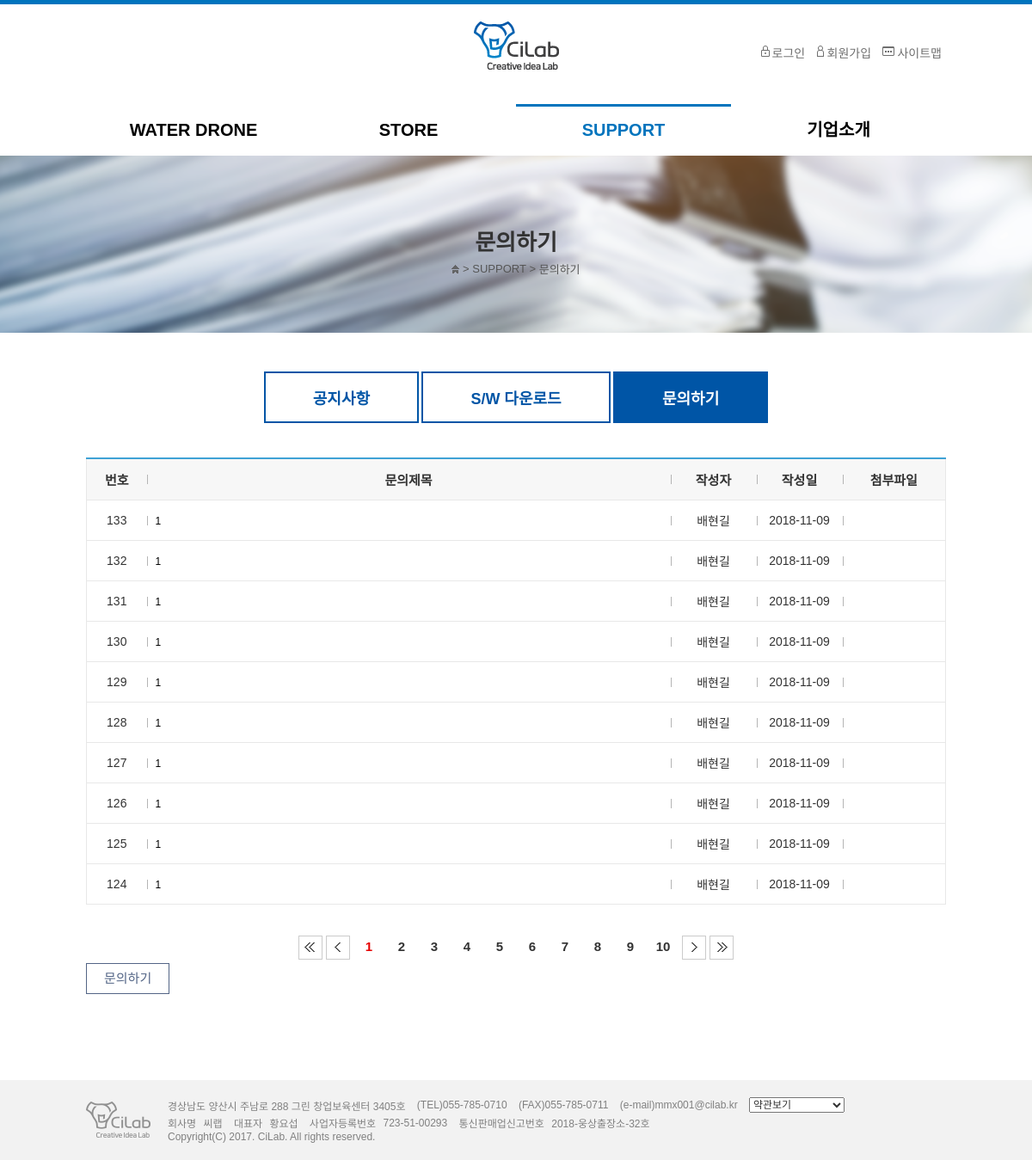
/menu/list.php?type=4, run on an earlier commit of the app's database.
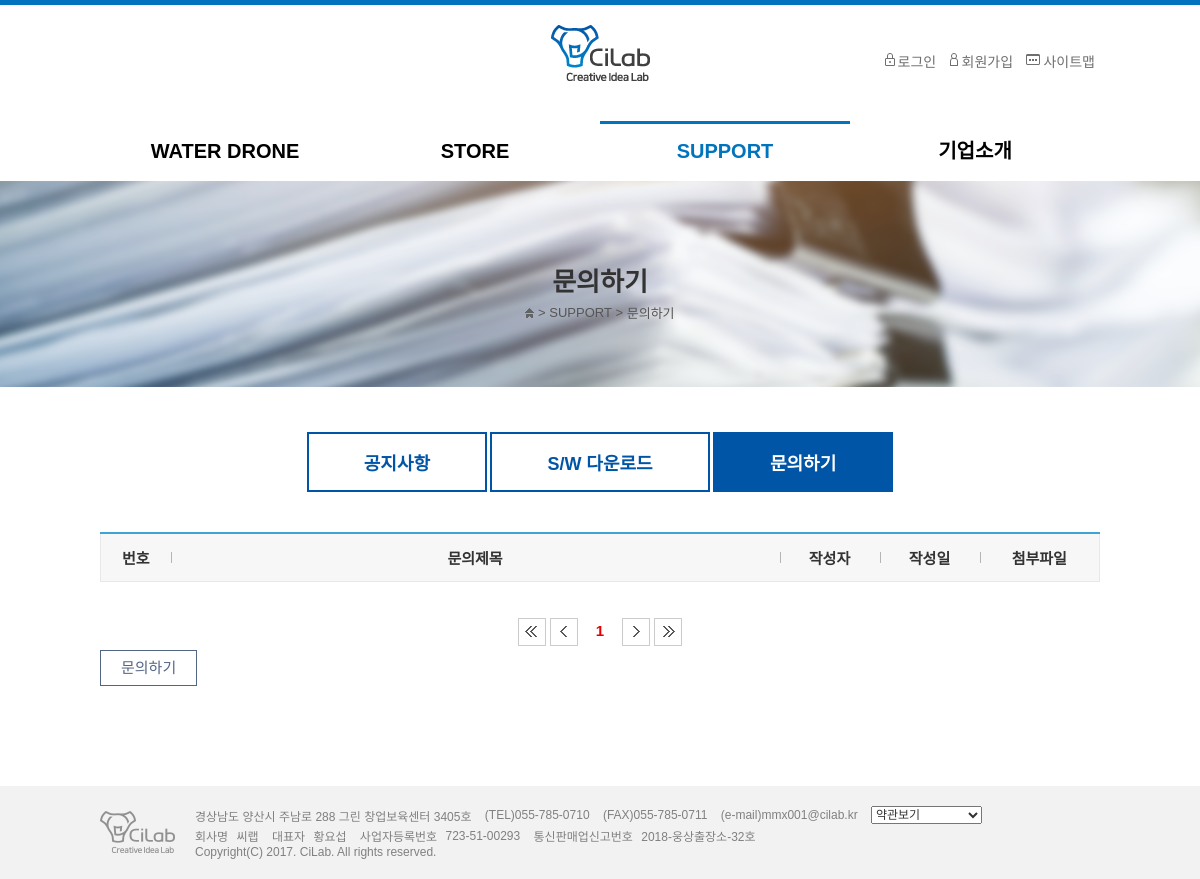
And on a later commit of the database.
### tables this page shows
CREATE TABLE `tb_qna` (
  `pk_no` int(11) NOT NULL,
  `fd_title` varchar(50) DEFAULT NULL,
  `fd_content` varchar(200) DEFAULT NULL,
  `fd_file` varchar(50) DEFAULT NULL,
  `fd_new_file` varchar(50) DEFAULT NULL,
  `fd_pw` varchar(50) DEFAULT NULL,
  `fd_name` varchar(200) DEFAULT NULL,
  `fd_date` date DEFAULT NULL,
  `fd_hp` varchar(50) DEFAULT NULL,
  `fd_mail` varchar(50) DEFAULT NULL,
  `fd_reply` varchar(200) DEFAULT NULL
);

### menu/list.php (the view, shortened to what this page needs)
<?php
	include '../header.php';
	include_once('../common.php');
	$type= $_GET['type'] ?? 1;
	$page = $_GET['page'] ?? 1;
	if($type==1) $head = "공지사항";
	elseif($type==2) $head = "S/W다운로드";
	elseif($type==4) $head = "문의하기";
	$query_string = $_SERVER['QUERY_STRING'];
    $query_arr = explode('&', $query_string);
    $query_string ="";
    foreach ($query_arr as $query) {
        $query_sp = explode('=', $query);
        if($query_sp[0]!='page'){
            $query_string .= $query."&";
        }
    }
?>
<section class="container">
	<div class="visual support">
		<p class="subTitle"><?=$head?></p>
		<div class="location">
			<img src="../images/common/icon_home.png" alt="Home">
			<span>&gt;</span>
			<span>SUPPORT</span>
			<span>&gt;</span>
			<span><?=$head?></span>
		</div>
	</div>
	<div class="contents">
		<div class="tabletInner">
			<div class="btnTab">
				<a href="./list.php?type=1" class='<?php if($type==1) echo "on"?>' >공지사항</a>
                <a href="./list.php?type=2" class="<?php if($type==2) echo "on"?>">S/W 다운로드</a>
				<a href="./list.php?type=4" class="<?php if($type==4) echo "on"?>">문의하기</a>
			</div>
			<table class="tblType01 listView">
				<colgroup>
				<col style="width:70px;" class="mhide">
					<col>
				<?php
						if($type==1||$type==2){
				?>
					<col class="listDate">
					<col class="listCount">
				<?php
						}else if($type==4){
				?>
					<col class="listWriter">
					<col class="listDate">
					<col class="listFile">
				<?php
						}
				?>
				</colgroup>
				<thead>
					<tr>
						<th scope="col" class="mhide">번호</th>
						<?php
							if($type==1) {
                                echo '<th scope="col">제목</th>
                                <th scope="col">날짜</th>
                                <th scope="col">조회수</th>';
							}elseif($type==2) {
							    echo '<th scope="col">S/W명</th>
                                <th scope="col">버전</th>
                                <th scope="col">다운로드</th>';
							}else if($type==4){
								echo '<th scope="col">문의제목</th>
								<th scope="col">작성자</th>
								<th scope="col">작성일</th>
								<th scope="col">첨부파일</th>';
							}
						?>
					</tr>
				</thead>
				<tbody>
					<?php
						$result = while_get_board_list($page,null,$type);
						while ($r = mysqli_fetch_array($result)) {
					?>
					<tr>
						<td class="mhide"><?=$r['row']?></td>
						<?php
							if($type==1){
								echo '<td class="title"><a href="detail.php?type='.$type.'&no='.$r["pk_no"].'">'.$r["fd_title"].'</a></td>';
								echo "<td>".$r['fd_date']."</td>";
								echo "<td>".$r['fd_count']."</td>";
							}else if($type==4){
								echo '<td class="title"><a href="qna_chk_pw.php?no='.$r["pk_no"].'">'.$r["fd_title"].'</a></td>';
								echo "<td>".$r['fd_name']."</td>";
								echo "<td>".$r['fd_date']."</td>";
								if($r['fd_new_file']!=""){
									echo "<td><a href='./zip_down.php?zip=".$r["fd_title"]."&new_file=".$r['fd_new_file']."&file=".$r['fd_file']."'><img src='/images/icon/icon_file.png' class='save_img'></a></td>";
								}else{
								    echo "<td></td>";
								}
							}
						?>
					</tr>
					<?php
						}
					?>
				</tbody>
			</table>
			<div id="paging" class="page_nav">
				<a href="?<?=$query_string?>page=1">
					<img src="/images/icon/btn_first.png" alt="pre" id="first_img" class="page_nav_btn">
				</a>
				<a href="?<?=$query_string?>page=<?php if($page>1){ echo $page-1;}else{ echo '1';} ?>">
					<img src="/images/icon/btn_prev.png" alt="pre" id="prev_img" class="page_nav_btn" >
				</a>
				<?php
					$total_count = board_count($type, null);
					$page_info = make_page($page,$total_count,$query_string,10);
				?>
				<a href="?<?=$query_string?>page=<?php if($page<$page_info[0]){ echo $page+1;}else{ echo $page_info[1];} ?>">
					<img src="/images/icon/btn_next.png" alt="pre" id="next_img" class="page_nav_btn">
				</a>
				<a href="?<?=$query_string?>page=<?=$page_info[0]?>">
					<img src="/images/icon/btn_last.png" alt="pre" id="last_img" class="page_nav_btn">
				</a>
			</div>
			<div>
				<?php if($type==4) echo '<a href="qna.php" class="btn type07">문의하기</a>';?>
			</div>
		</div>
	</div>
</section>
<?php
	include '../footer.php'
?>

### header.php (shortened to what this page needs)
<?php
	include_once('common.php');
?>
<!DOCTYPE html>
<html lang="ko">
<head>
	<link rel="stylesheet" type="text/css" href="../css/default.css">
	<link rel="stylesheet" type="text/css" href="../css/common.css">
	<link rel="stylesheet" type="text/css" href="../css/style.css">
	<link rel="stylesheet" type="text/css" href="../css/mobile_menu_styles.css">
	<link rel="stylesheet" media="screen and (max-width:999px)" type="text/css" href="../css/tablet.css">
	<link rel="stylesheet" media="screen and (max-width:480px)" type="text/css" href="../css/mobile.css">
</head>
<body>
	<header>
		<h1><a href="/index.php">CiLab - Creative Idea Lab</a></h1>
		<div class="gnb">
			<div class="gnbInner">
				<?php
					if(!isset($_SESSION['user_id'])){
				?>
				<a href="../member/login.php" class="gnb_login">로그인</a>
				<a href="../register/agree.php" class="gnb_join">회원가입</a>
				<?php
					}
				?>
				<a href="../sub/sitemap.php" class="gnb_sitemap">사이트맵</a>
			</div>
		</div>
		<div id="cssmenu">
			<ul>
				<li><a href="../menu/introWD.php">Water Drone</a></li>
				<li><a href="../menu/store.php?type=5">STORE</a></li>
				<li><a href="../menu/list.php?type=1">SUPPORT</a></li>
				<li><a href="../menu/introCilab.php">기업소개</a></li>
			</ul>
		</div>
	</header>

### common.php (shortened to what this page needs)
<?php
	include_once('config/db_config.php');
	$mysqli = new mysqli($host, $user, $pw, $dbName);
    function make_page($page,$total_count,$query_string,$count){
    	if($page%$count==1)
			$start_num = $page;
		else
			$start_num = (ceil($page/$count)-1)*$count+1;
		$total_count = $total_count[0];
		if($total_count == 0 ) $total_count = 1;
		$page_size = $count+$start_num-1;
		$total_page = ceil($total_count/$count);
		if($page_size>$total_page){
			$for_end = $total_page;
		}else{
			$for_end = $page_size;
		};
		for($i=$start_num; $i<=$for_end;$i++){
			if ($page ==$i){
				echo "<a class = 'page_num on'>".$i."</a>";
			}else{
				echo "<a href='?".$query_string."page=".$i."' class = 'page_nav_btn page_num'>".$i."</a>";
			}
		}
		return [$total_page,$for_end];
    }
	function query_send($query){
		global $mysqli;
		return mysqli_query($mysqli, $query);
	}
	function while_get_board_list($start_num,$search,$type){
		$table = table_name($type);
		$start_num = ($start_num-1)*10;
		$query = 'select @ROWNUM := @ROWNUM + 1 AS row, n.* from '.$table.' n, (SELECT @ROWNUM := 0) R where fd_title like "%'.$search.'%" order by row desc limit '.$start_num.', 10';
		$result = query_send($query);
		return $result;
	}
	function board_count($type, $search){
		$table = table_name($type);
		$query = "select count(*) from ".$table." where fd_title like '%".$search."%' ";
		$result = query_send($query);
		$count = mysqli_fetch_array($result);
		return $count;
	}
	function table_name($type){
		if($type==1) $table="tb_notice";
		elseif ($type==2) $table ="tb_sw";
		elseif ($type==3) $table ="tb_contents";
		elseif ($type==4) $table ="tb_qna";
		return $table;
	}
?>

### footer.php (shortened to what this page needs)
	<footer>
		<div class="footerInner">
			<div class="logo_footer"><img src="/images/common/logo_footer.png" alt="CiLab"></div>
			<div class="text_footer">
				<div class="footerFloor1">
					<address>경상남도 양산시 주남로 288 그린 창업보육센터 3405호</address>
					<p class="tel">(TEL)055-785-0710</p>
					<p class="fax">(FAX)055-785-0711</p>
					<p class="email">(e-mail)mmx001@cilab.kr</p>
					<select id="terms_sel">
						<option value="0" hidden>약관보기</option>
					</select>
				</div>
				<div>
					<span class="f_name">회사명</span>
					<span class="f_char">씨랩</span>
					<span class="f_name">대표자</span>
					<span class="f_char">황요섭</span>
					<span class="f_name">사업자등록번호</span>
					<span class="f_char">723-51-00293</span>
					<span class="f_name">통신판매업신고번호</span>
					<span class="f_char">2018-웅상출장소-32호</span>
				</div>
				<div class="footerFloor2">
					<p class="copyright">Copyright(C) 2017. CiLab. All rights reserved.
					</p>
				</div>
			</div>
			<div class="clear"></div>
		</div>
	</footer>
</body>
</html>

### css/default.css (style rules this page uses)
html { overflow-y:scroll }
body { margin:0;padding:0;font-size:0.75em }
html, h1, h2, h3, h4, h5, h6, form, fieldset, img { margin:0;padding:0;border:0 !important }
h1, h2, h3, h4, h5, h6 { font-size:1em }
article, aside, details, figcaption, figure, footer, header, hgroup, menu, nav, section { display:block }
label, input, button, select, img { vertical-align:middle }
textarea, select { font-size:1em }
select { margin:0 }
p { margin:0;padding:0;word-break:break-all }
a:link, a:visited { color:#000;text-decoration:none }

### css/common.css (style rules this page uses)
* { margin:0; padding:0; font-family: 'Noto Sans KR', sans-serif; list-style:none; vertical-align:middle; }
h1, h2, h3, h4, h5, h6 { font-size:14px; color:#333; }
a, div, p, td, th, select,option { font-size:12px; color:#333; }
article, aside, hgroup, header, footer, figure, figcaption, nav, section, time, mark, canvas, video, audio, details, summary { display:block; }
table { border-collapse:collapse; width:100%; }
img { vertical-align:middle; }
img, button { border:0px; }
a { text-decoration:none; }
.clear:after { content:""; display:block; clear:both; }

### css/mobile_menu_styles.css (style rules this page uses)
#cssmenu, #cssmenu ul, #cssmenu ul li, #cssmenu ul li a, #cssmenu #menu-button { margin: 0; padding: 0; border: 0; list-style: none; line-height: 1; display: block; position: relative; -webkit-box-sizing: border-box; -moz-box-sizing: border-box; box-sizing: border-box; }
#cssmenu:after, #cssmenu>ul:after { content: "."; display: block; clear: both; visibility: hidden; line-height: 0; height: 0; }
#cssmenu { width: auto; font-family: 'Open Sans', sans-serif; line-height: 1; background: #ffffff; }
#cssmenu>ul>li { float: left; width:25%; }
#cssmenu>ul>li>a { padding: 20px; font-size: 20px; font-weight:bold; text-decoration: none; text-transform: uppercase; color: #000000; -webkit-transition: color .2s ease; -moz-transition: color .2s ease; -ms-transition: color .2s ease; -o-transition: color .2s ease; transition: color .2s ease; }
#cssmenu>ul>li:hover>a, #cssmenu>ul>li.active>a { color: #0074bd; }

### css/tablet.css (style rules this page uses)
.gnb { position: static; top:0px; width:100%; }
.gnbInner { padding-right:10px; }
.contents { width:100%; }
.footerInner { width:100%; }
.logo_footer { float: none; text-align: center; padding-bottom: 10px; }
.text_footer { float: none; }
.footerFloor1 { text-align: right; }
.footerFloor1 > p, .footerFloor1 > address { display:block; padding: 2px 0; box-sizing: border-box; width: 100%; text-align: center; }
.footerFloor1 > select { margin-top: 5px; margin-right: 10px; padding: 2px 0; }
.footerFloor2 { padding: 2px 0; text-align: center; }
.btnTab { padding:0 0 35px 0; }
.btnTab > a { display: block; margin: 0px 10px 5px 10px; padding:10px 25px; font-size:14px; }
#cssmenu { margin:auto !important; width:auto !important; }
.tabletInner { padding:0 10px; }
.tblType01 { width:100%; }

### css/mobile.css (style rules this page uses)
.mhide { display:none !important }
.visual .subTitle { padding-top:60px; }
.visual { height:176px; }
.tblType01 { width:100%; }
.tblType01, .tblType02 { box-sizing:border-box; }
html { overflow-y:scroll }
body { margin:0;padding:0;font-size:0.75em }
html, h1, h2, h3, h4, h5, h6, form, fieldset, img { margin:0;padding:0;border:0 }
h1, h2, h3, h4, h5, h6 { font-size:1em }
article, aside, details, figcaption, figure, footer, header, hgroup, menu, nav, section { display:block }
label, input, button, select, img { vertical-align:middle }
textarea, select { font-size:1em;font-family:dotum }
select { margin:0 }
p { margin:0;padding:0;word-break:break-all }
a:link, a:visited { color:#000;text-decoration:none }
.listDate, .listWriter { width:60px; }
.listCount, .listFile { width:70px; }
#paging a { width: auto; }
.tblType01.listView .title { background-image:none !important }

What changed in the data, as far as the page shows it:
removed tb_qna: row "133", fd_title "1", fd_name "배현길", fd_date "2018-11-09"
removed tb_qna: row "132", fd_title "1", fd_name "배현길", fd_date "2018-11-09"
removed tb_qna: row "131", fd_title "1", fd_name "배현길", fd_date "2018-11-09"
removed tb_qna: row "130", fd_title "1", fd_name "배현길", fd_date "2018-11-09"
removed tb_qna: row "129", fd_title "1", fd_name "배현길", fd_date "2018-11-09"
removed tb_qna: row "128", fd_title "1", fd_name "배현길", fd_date "2018-11-09"
removed tb_qna: row "127", fd_title "1", fd_name "배현길", fd_date "2018-11-09"
removed tb_qna: row "126", fd_title "1", fd_name "배현길", fd_date "2018-11-09"
removed tb_qna: row "125", fd_title "1", fd_name "배현길", fd_date "2018-11-09"
removed tb_qna: row "124", fd_title "1", fd_name "배현길", fd_date "2018-11-09"
Also different on the page:
list line gone: "2"
list line gone: "3"
list line gone: "4"
list line gone: "5"
list line gone: "6"
list line gone: "7"
list line gone: "8"
list line gone: "9"
list line gone: "10"
